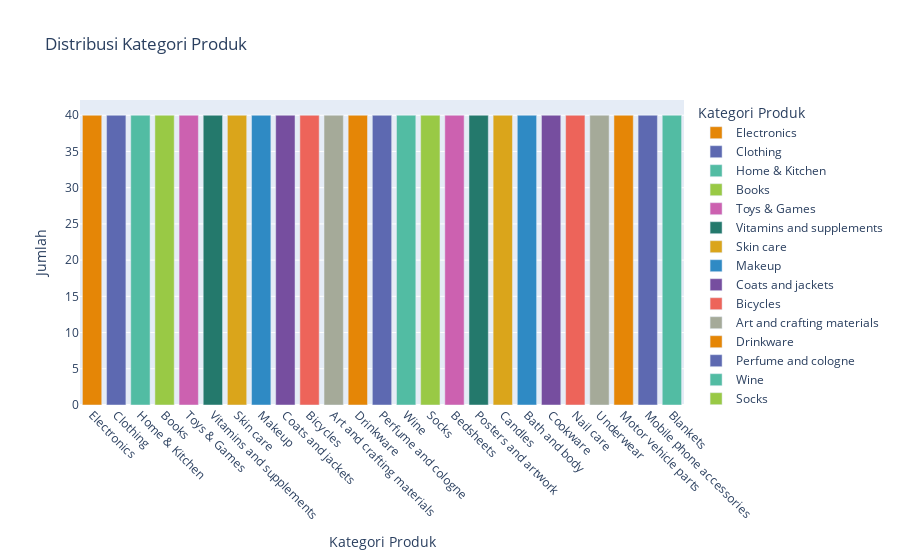
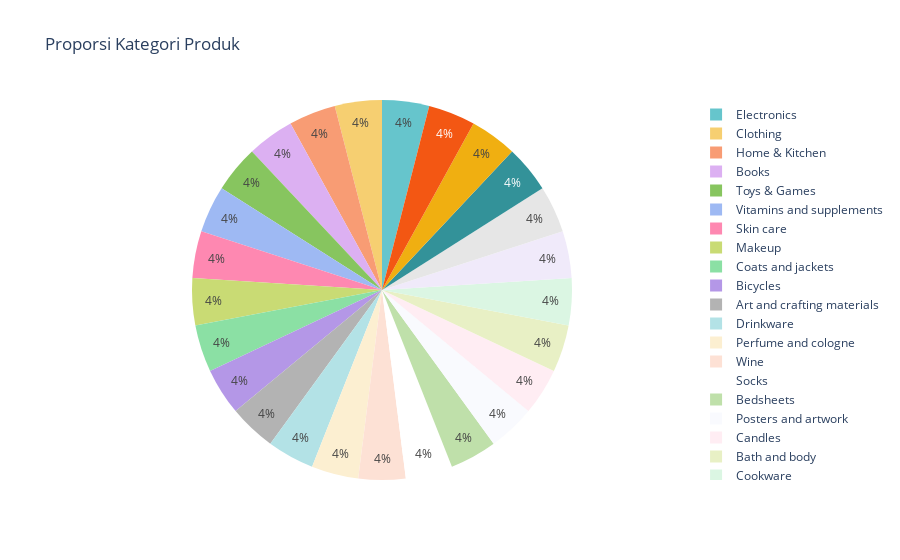

The notebook cell these images were saved under, in order:
### Markdown cell above
### 🔗 Analisis Kategori Produk

### Code cell
if "Category" in df.columns:
    # Menampilkan kategori unik dan jumlah kategori
    unique_categories = df["Category"].unique()
    num_categories = df["Category"].nunique()
    
    print("Kategori Produk Unik:", unique_categories)
    print("Jumlah Kategori Produk:", num_categories)

    # Hitung jumlah tiap kategori
    category_counts = df["Category"].value_counts().reset_index()
    category_counts.columns = ["Category", "count"]  # Pastikan kolom memiliki nama yang sesuai

    # Bar Chart untuk distribusi kategori produk
    fig_bar = px.bar(
        category_counts,
        x="Category",
        y="count",
        title="Distribusi Kategori Produk",
        labels={"Category": "Kategori Produk", "count": "Jumlah"},
        color="Category",
        color_discrete_sequence=px.colors.qualitative.Vivid
    )
    fig_bar.update_xaxes(tickangle=45)
    fig_bar.show()

    # Pie Chart untuk distribusi kategori produk
    fig_pie = px.pie(
        category_counts,
        names="Category",
        values="count",
        title="Proporsi Kategori Produk",
        color_discrete_sequence=px.colors.qualitative.Pastel
    )
    fig_pie.show()

### Figure 1 — Plotly figure (JSON) as saved in the notebook; plotly's stock layout.template omitted (floating-point values rounded to 4 significant figures)
{"data": [{"hovertemplate": "Kategori Produk=%{x}<br>Jumlah=%{y}<extra></extra>", "legendgroup": "Electronics", "marker": {"color": "rgb(229, 134, 6)", "pattern": {"shape": ""}}, "name": "Electronics", "orientation": "v", "showlegend": true, "textposition": "auto", "type": "bar", "x": ["Electronics"], "xaxis": "x", "y": [40], "yaxis": "y"}, {"hovertemplate": "Kategori Produk=%{x}<br>Jumlah=%{y}<extra></extra>", "legendgroup": "Clothing", "marker": {"color": "rgb(93, 105, 177)", "pattern": {"shape": ""}}, "name": "Clothing", "orientation": "v", "showlegend": true, "textposition": "auto", "type": "bar", "x": ["Clothing"], "xaxis": "x", "y": [40], "yaxis": "y"}, {"hovertemplate": "Kategori Produk=%{x}<br>Jumlah=%{y}<extra></extra>", "legendgroup": "Home & Kitchen", "marker": {"color": "rgb(82, 188, 163)", "pattern": {"shape": ""}}, "name": "Home & Kitchen", "orientation": "v", "showlegend": true, "textposition": "auto", "type": "bar", "x": ["Home & Kitchen"], "xaxis": "x", "y": [40], "yaxis": "y"}, {"hovertemplate": "Kategori Produk=%{x}<br>Jumlah=%{y}<extra></extra>", "legendgroup": "Books", "marker": {"color": "rgb(153, 201, 69)", "pattern": {"shape": ""}}, "name": "Books", "orientation": "v", "showlegend": true, "textposition": "auto", "type": "bar", "x": ["Books"], "xaxis": "x", "y": [40], "yaxis": "y"}, {"hovertemplate": "Kategori Produk=%{x}<br>Jumlah=%{y}<extra></extra>", "legendgroup": "Toys & Games", "marker": {"color": "rgb(204, 97, 176)", "pattern": {"shape": ""}}, "name": "Toys & Games", "orientation": "v", "showlegend": true, "textposition": "auto", "type": "bar", "x": ["Toys & Games"], "xaxis": "x", "y": [40], "yaxis": "y"}, {"hovertemplate": "Kategori Produk=%{x}<br>Jumlah=%{y}<extra></extra>", "legendgroup": "Vitamins and supplements", "marker": {"color": "rgb(36, 121, 108)", "pattern": {"shape": ""}}, "name": "Vitamins and supplements", "orientation": "v", "showlegend": true, "textposition": "auto", "type": "bar", "x": ["Vitamins and supplements"], "xaxis": "x", "y": [40], "yaxis": "y"}, {"hovertemplate": "Kategori Produk=%{x}<br>Jumlah=%{y}<extra></extra>", "legendgroup": "Skin care", "marker": {"color": "rgb(218, 165, 27)", "pattern": {"shape": ""}}, "name": "Skin care", "orientation": "v", "showlegend": true, "textposition": "auto", "type": "bar", "x": ["Skin care"], "xaxis": "x", "y": [40], "yaxis": "y"}, {"hovertemplate": "Kategori Produk=%{x}<br>Jumlah=%{y}<extra></extra>", "legendgroup": "Makeup", "marker": {"color": "rgb(47, 138, 196)", "pattern": {"shape": ""}}, "name": "Makeup", "orientation": "v", "showlegend": true, "textposition": "auto", "type": "bar", "x": ["Makeup"], "xaxis": "x", "y": [40], "yaxis": "y"}, {"hovertemplate": "Kategori Produk=%{x}<br>Jumlah=%{y}<extra></extra>", "legendgroup": "Coats and jackets", "marker": {"color": "rgb(118, 78, 159)", "pattern": {"shape": ""}}, "name": "Coats and jackets", "orientation": "v", "showlegend": true, "textposition": "auto", "type": "bar", "x": ["Coats and jackets"], "xaxis": "x", "y": [40], "yaxis": "y"}, {"hovertemplate": "Kategori Produk=%{x}<br>Jumlah=%{y}<extra></extra>", "legendgroup": "Bicycles", "marker": {"color": "rgb(237, 100, 90)", "pattern": {"shape": ""}}, "name": "Bicycles", "orientation": "v", "showlegend": true, "textposition": "auto", "type": "bar", "x": ["Bicycles"], "xaxis": "x", "y": [40], "yaxis": "y"}, {"hovertemplate": "Kategori Produk=%{x}<br>Jumlah=%{y}<extra></extra>", "legendgroup": "Art and crafting materials", "marker": {"color": "rgb(165, 170, 153)", "pattern": {"shape": ""}}, "name": "Art and crafting materials", "orientation": "v", "showlegend": true, "textposition": "auto", "type": "bar", "x": ["Art and crafting materials"], "xaxis": "x", "y": [40], "yaxis": "y"}, {"hovertemplate": "Kategori Produk=%{x}<br>Jumlah=%{y}<extra></extra>", "legendgroup": "Drinkware", "marker": {"color": "rgb(229, 134, 6)", "pattern": {"shape": ""}}, "name": "Drinkware", "orientation": "v", "showlegend": true, "textposition": "auto", "type": "bar", "x": ["Drinkware"], "xaxis": "x", "y": [40], "yaxis": "y"}, {"hovertemplate": "Kategori Produk=%{x}<br>Jumlah=%{y}<extra></extra>", "legendgroup": "Perfume and cologne", "marker": {"color": "rgb(93, 105, 177)", "pattern": {"shape": ""}}, "name": "Perfume and cologne", "orientation": "v", "showlegend": true, "textposition": "auto", "type": "bar", "x": ["Perfume and cologne"], "xaxis": "x", "y": [40], "yaxis": "y"}, {"hovertemplate": "Kategori Produk=%{x}<br>Jumlah=%{y}<extra></extra>", "legendgroup": "Wine", "marker": {"color": "rgb(82, 188, 163)", "pattern": {"shape": ""}}, "name": "Wine", "orientation": "v", "showlegend": true, "textposition": "auto", "type": "bar", "x": ["Wine"], "xaxis": "x", "y": [40], "yaxis": "y"}, {"hovertemplate": "Kategori Produk=%{x}<br>Jumlah=%{y}<extra></extra>", "legendgroup": "Socks", "marker": {"color": "rgb(153, 201, 69)", "pattern": {"shape": ""}}, "name": "Socks", "orientation": "v", "showlegend": true, "textposition": "auto", "type": "bar", "x": ["Socks"], "xaxis": "x", "y": [40], "yaxis": "y"}, {"hovertemplate": "Kategori Produk=%{x}<br>Jumlah=%{y}<extra></extra>", "legendgroup": "Bedsheets", "marker": {"color": "rgb(204, 97, 176)", "pattern": {"shape": ""}}, "name": "Bedsheets", "orientation": "v", "showlegend": true, "textposition": "auto", "type": "bar", "x": ["Bedsheets"], "xaxis": "x", "y": [40], "yaxis": "y"}, {"hovertemplate": "Kategori Produk=%{x}<br>Jumlah=%{y}<extra></extra>", "legendgroup": "Posters and artwork", "marker": {"color": "rgb(36, 121, 108)", "pattern": {"shape": ""}}, "name": "Posters and artwork", "orientation": "v", "showlegend": true, "textposition": "auto", "type": "bar", "x": ["Posters and artwork"], "xaxis": "x", "y": [40], "yaxis": "y"}, {"hovertemplate": "Kategori Produk=%{x}<br>Jumlah=%{y}<extra></extra>", "legendgroup": "Candles", "marker": {"color": "rgb(218, 165, 27)", "pattern": {"shape": ""}}, "name": "Candles", "orientation": "v", "showlegend": true, "textposition": "auto", "type": "bar", "x": ["Candles"], "xaxis": "x", "y": [40], "yaxis": "y"}, {"hovertemplate": "Kategori Produk=%{x}<br>Jumlah=%{y}<extra></extra>", "legendgroup": "Bath and body", "marker": {"color": "rgb(47, 138, 196)", "pattern": {"shape": ""}}, "name": "Bath and body", "orientation": "v", "showlegend": true, "textposition": "auto", "type": "bar", "x": ["Bath and body"], "xaxis": "x", "y": [40], "yaxis": "y"}, {"hovertemplate": "Kategori Produk=%{x}<br>Jumlah=%{y}<extra></extra>", "legendgroup": "Cookware", "marker": {"color": "rgb(118, 78, 159)", "pattern": {"shape": ""}}, "name": "Cookware", "orientation": "v", "showlegend": true, "textposition": "auto", "type": "bar", "x": ["Cookware"], "xaxis": "x", "y": [40], "yaxis": "y"}, {"hovertemplate": "Kategori Produk=%{x}<br>Jumlah=%{y}<extra></extra>", "legendgroup": "Nail care", "marker": {"color": "rgb(237, 100, 90)", "pattern": {"shape": ""}}, "name": "Nail care", "orientation": "v", "showlegend": true, "textposition": "auto", "type": "bar", "x": ["Nail care"], "xaxis": "x", "y": [40], "yaxis": "y"}, {"hovertemplate": "Kategori Produk=%{x}<br>Jumlah=%{y}<extra></extra>", "legendgroup": "Underwear", "marker": {"color": "rgb(165, 170, 153)", "pattern": {"shape": ""}}, "name": "Underwear", "orientation": "v", "showlegend": true, "textposition": "auto", "type": "bar", "x": ["Underwear"], "xaxis": "x", "y": [40], "yaxis": "y"}, {"hovertemplate": "Kategori Produk=%{x}<br>Jumlah=%{y}<extra></extra>", "legendgroup": "Motor vehicle parts", "marker": {"color": "rgb(229, 134, 6)", "pattern": {"shape": ""}}, "name": "Motor vehicle parts", "orientation": "v", "showlegend": true, "textposition": "auto", "type": "bar", "x": ["Motor vehicle parts"], "xaxis": "x", "y": [40], "yaxis": "y"}, {"hovertemplate": "Kategori Produk=%{x}<br>Jumlah=%{y}<extra></extra>", "legendgroup": "Mobile phone accessories", "marker": {"color": "rgb(93, 105, 177)", "pattern": {"shape": ""}}, "name": "Mobile phone accessories", "orientation": "v", "showlegend": true, "textposition": "auto", "type": "bar", "x": ["Mobile phone accessories"], "xaxis": "x", "y": [40], "yaxis": "y"}, {"hovertemplate": "Kategori Produk=%{x}<br>Jumlah=%{y}<extra></extra>", "legendgroup": "Blankets", "marker": {"color": "rgb(82, 188, 163)", "pattern": {"shape": ""}}, "name": "Blankets", "orientation": "v", "showlegend": true, "textposition": "auto", "type": "bar", "x": ["Blankets"], "xaxis": "x", "y": [40], "yaxis": "y"}], "layout": {"barmode": "relative", "legend": {"title": {"text": "Kategori Produk"}, "tracegroupgap": 0}, "title": {"text": "Distribusi Kategori Produk"}, "xaxis": {"anchor": "y", "categoryarray": ["Electronics", "Clothing", "Home & Kitchen", "Books", "Toys & Games", "Vitamins and supplements", "Skin care", "Makeup", "Coats and jackets", "Bicycles", "Art and crafting materials", "Drinkware", "Perfume and cologne", "Wine", "Socks", "Bedsheets", "Posters and artwork", "Candles", "Bath and body", "Cookware", "Nail care", "Underwear", "Motor vehicle parts", "Mobile phone accessories", "Blankets"], "categoryorder": "array", "domain": [0, 1], "tickangle": 45, "title": {"text": "Kategori Produk"}}, "yaxis": {"anchor": "x", "domain": [0, 1], "title": {"text": "Jumlah"}}}}

### Figure 2 — Plotly figure (JSON) as saved in the notebook; plotly's stock layout.template omitted (floating-point values rounded to 4 significant figures)
{"data": [{"domain": {"x": [0, 1], "y": [0, 1]}, "hovertemplate": "Category=%{label}<br>count=%{value}<extra></extra>", "labels": ["Electronics", "Clothing", "Home & Kitchen", "Books", "Toys & Games", "Vitamins and supplements", "Skin care", "Makeup", "Coats and jackets", "Bicycles", "Art and crafting materials", "Drinkware", "Perfume and cologne", "Wine", "Socks", "Bedsheets", "Posters and artwork", "Candles", "Bath and body", "Cookware", "Nail care", "Underwear", "Motor vehicle parts", "Mobile phone accessories", "Blankets"], "legendgroup": "", "name": "", "showlegend": true, "type": "pie", "values": [40, 40, 40, 40, 40, 40, 40, 40, 40, 40, 40, 40, 40, 40, 40, 40, 40, 40, 40, 40, 40, 40, 40, 40, 40]}], "layout": {"legend": {"tracegroupgap": 0}, "piecolorway": ["rgb(102, 197, 204)", "rgb(246, 207, 113)", "rgb(248, 156, 116)", "rgb(220, 176, 242)", "rgb(135, 197, 95)", "rgb(158, 185, 243)", "rgb(254, 136, 177)", "rgb(201, 219, 116)", "rgb(139, 224, 164)", "rgb(180, 151, 231)", "rgb(179, 179, 179)"], "title": {"text": "Proporsi Kategori Produk"}}}
